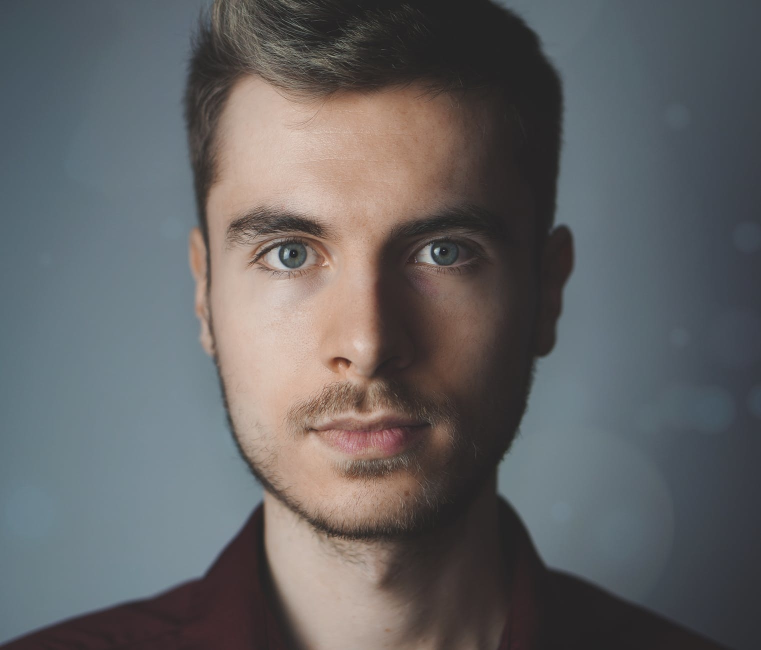
%> input picture imgs/james.jpg, 1522 x 1300 px (shown at 1/2 size); its folder holds only this picture in this run
$ octave img2csv.m   (GNU Octave 9; MATLAB toolbox functions it lacks are replaced by stand-ins)
%> lines starting %> are read from the running program, lines starting %| are printed output that depends on the picture
% Creates a variable for the image folder
myDir = 'imgs';
% Checks that given image folder exists. Gives error message if not found.
if ~isfolder(myDir)
  errorMsg = sprintf('Error: Directory not found:\n%s', myDir);
  uiwait(warndlg(errorMsg));
  return;
end

% Gets list of all files with the corresponding file extension
f = fullfile(myDir, '*.jpg');
theFiles = dir(f);
vector_img = zeros(28^2, length(theFiles ));
for k = 1 : length(theFiles)
  baseFileName = theFiles(k).name;
  fullFileName = fullfile(myDir, baseFileName);
  fprintf(1, 'Now reading %s\n', fullFileName); %prints the current image being processed.
  img = imread(fullFileName); %reads image
%> img is the input picture: size 1300x1522x3 uint8; mean R, G, B 99.1, 98.7, 99.8
  img_gray = rgb2gray(img); %turns image to grayscale
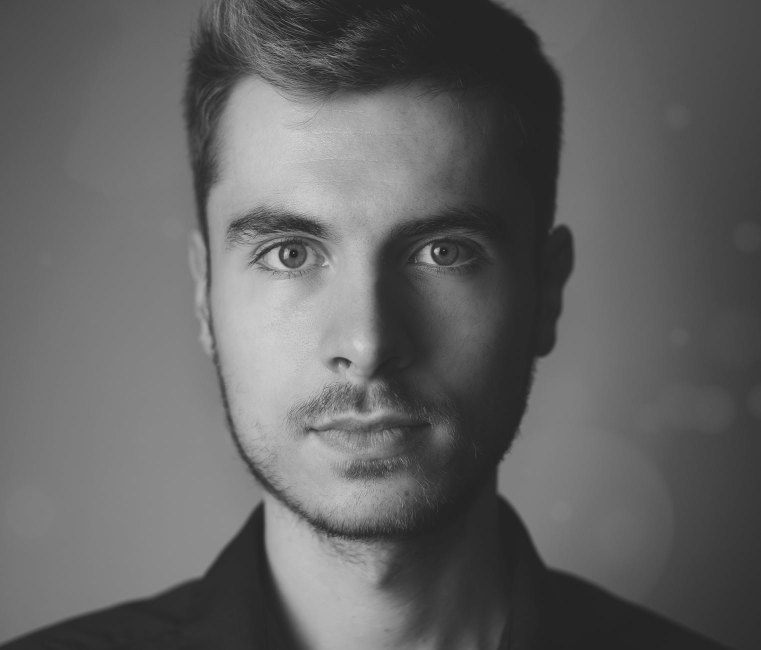
%> img_gray: size 1300x1522 uint8 (shown at 1/2 size); min 14, max 222, mean 98.9
  img_28 = imresize(img_gray, [28 28]); %resizes image
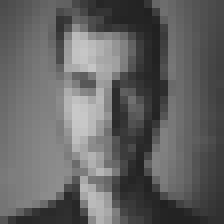
%> img_28: size 28x28 uint8 (shown 8 times larger); min 33, max 200, mean 99
  vector_img(:,k) = img_28(:); %vectorizes the image
end

csvwrite('imgdata.csv', vector_img, 1); %writes the vectorized images to csv file

$ run again, on imgs/jess.jpg
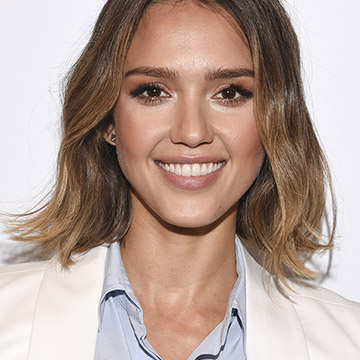
%> input picture imgs/jess.jpg, 360 x 360 px
%> img is the input picture: size 360x360x3 uint8; mean R, G, B 182.1, 160.8, 151.5
%> `img_gray = rgb2gray(img);`:
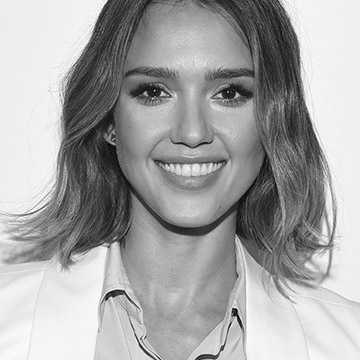
%> img_gray: size 360x360 uint8; min 2, max 255, mean 166.1
%> `img_28 = imresize(img_gray, [28 28]);`:
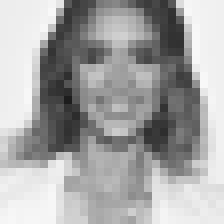
%> img_28: size 28x28 uint8 (shown 8 times larger); min 29, max 248, mean 166.1

$ run again, on imgs/weeks.jpg
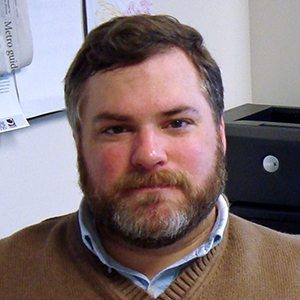
%> input picture imgs/weeks.jpg, 300 x 300 px
%> img is the input picture: size 300x300x3 uint8; mean R, G, B 132.7, 116.8, 118.9
%> `img_gray = rgb2gray(img);`:
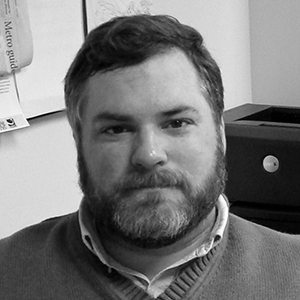
%> img_gray: size 300x300 uint8; min 0, max 255, mean 121.8
%> `img_28 = imresize(img_gray, [28 28]);`:
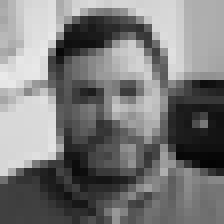
%> img_28: size 28x28 uint8 (shown 8 times larger); min 3, max 233, mean 121.8
